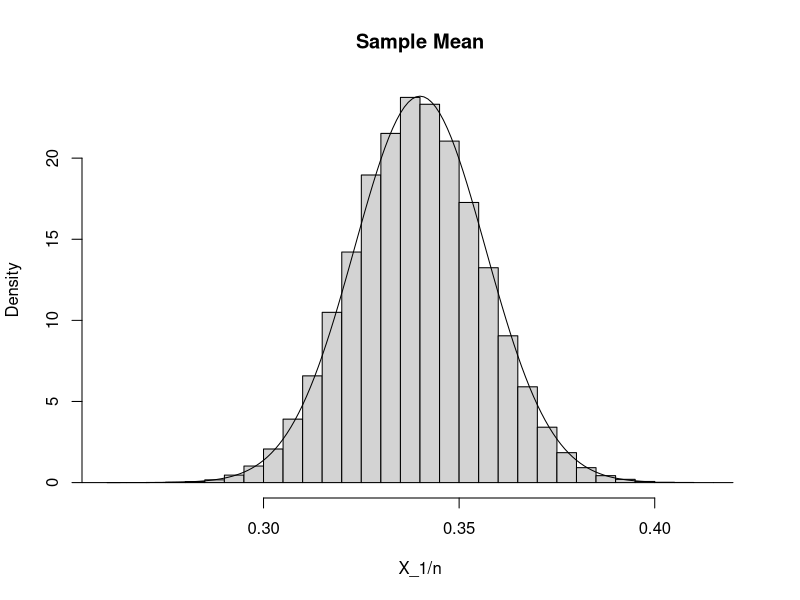
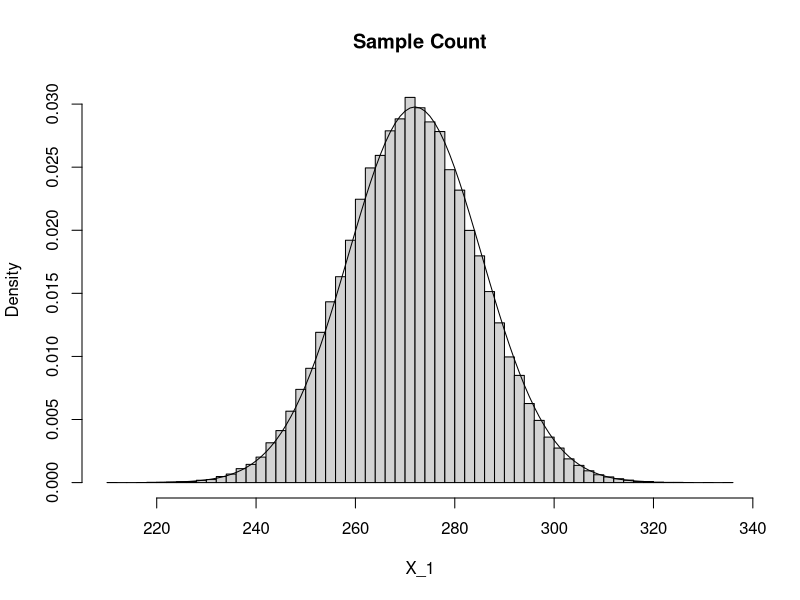
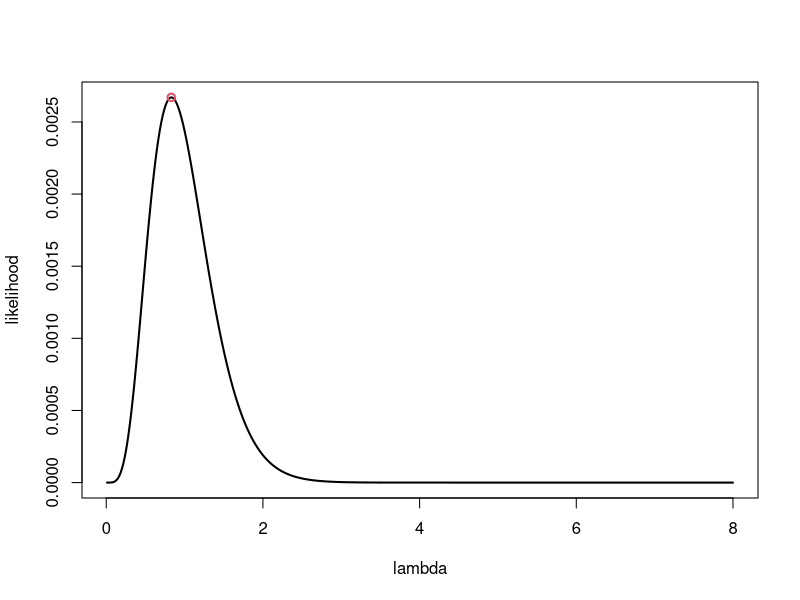
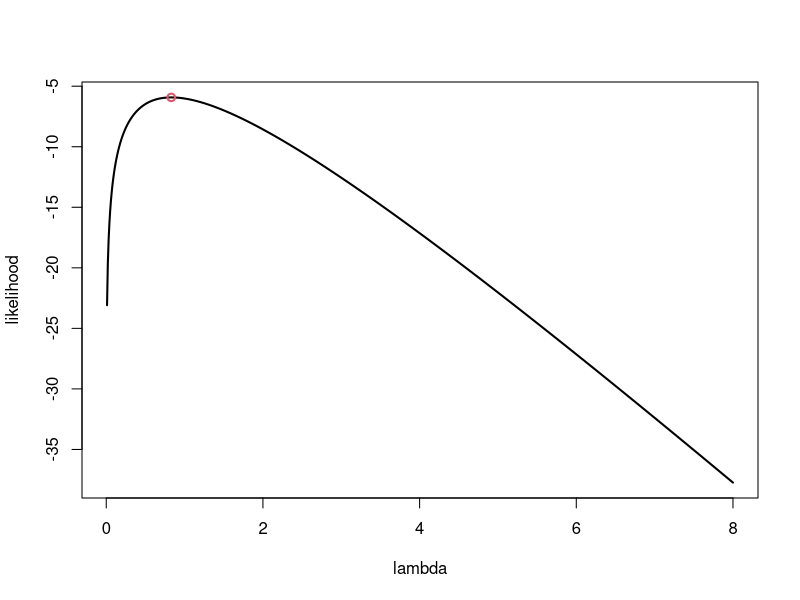
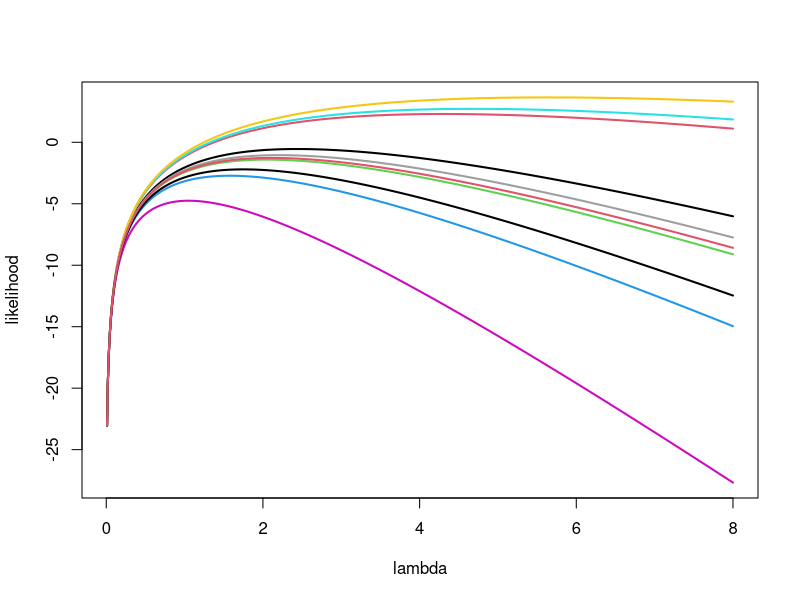
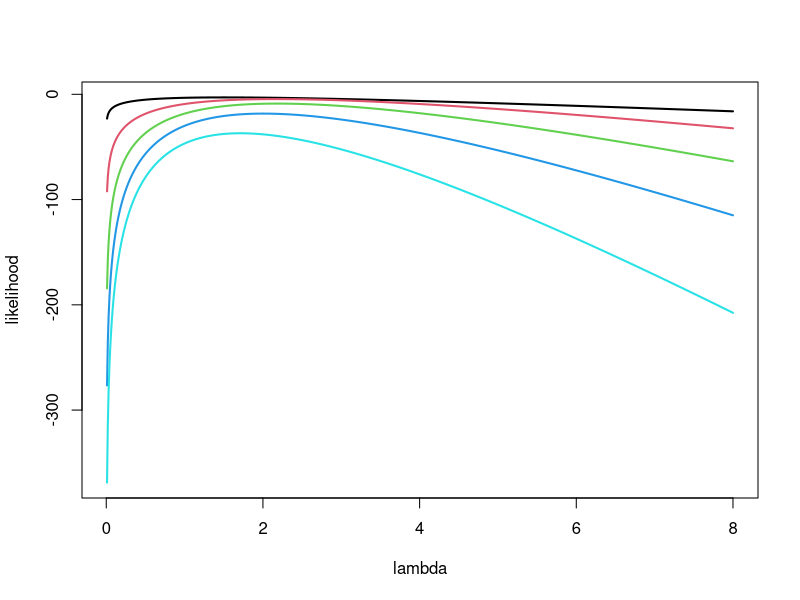
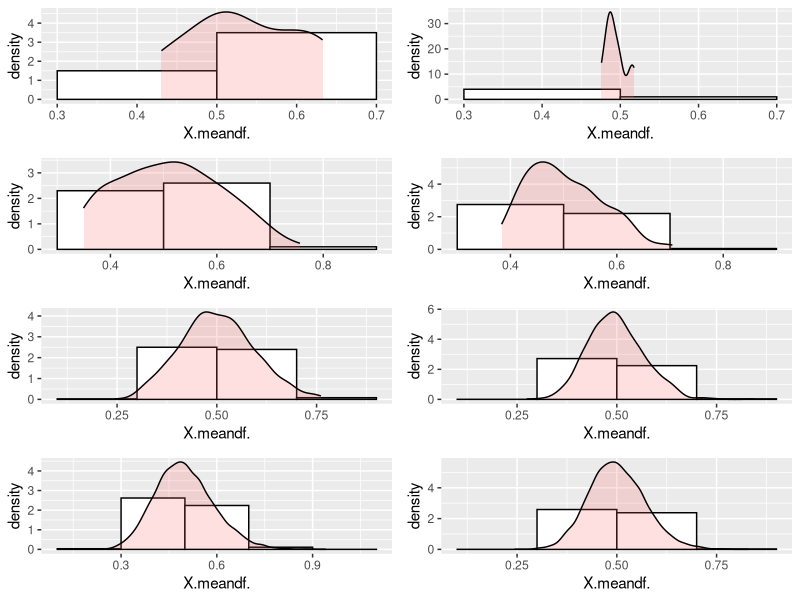
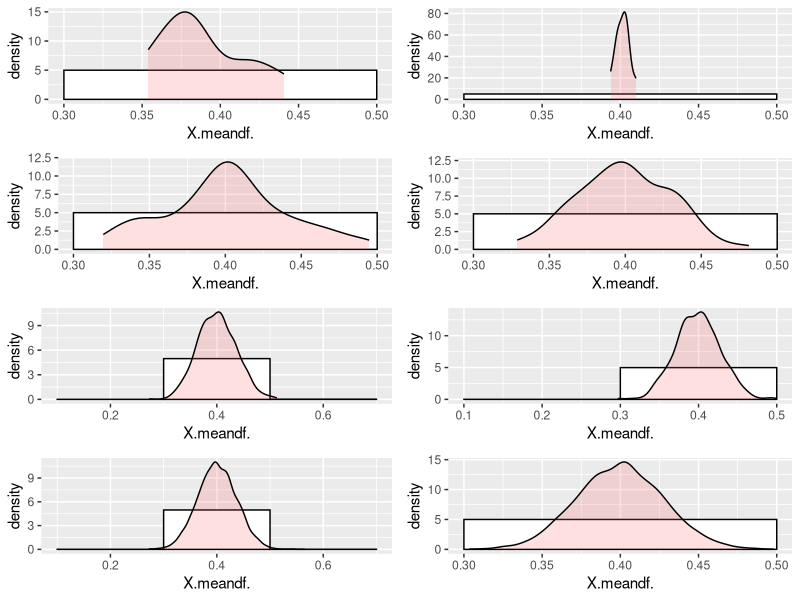

The R script that drew these images, in order:
## ---- chunk 1
pbinom(290,800,0.34) - pbinom(250,800,0.34)
## ---- chunk 2
library(ggplot2)
N=100000
n=800
p=0.34
X_1=rbinom(N,n,p)
hist(X_1/n,breaks=30,prob=T,main="Sample Mean")
lines(seq(0.25,0.40,by=0.001),dnorm(seq(0.25,0.40,by=0.001),p,sqrt(p*(1-p)/n)),type='l')

hist(X_1,breaks=50,prob=T,main="Sample Count")
lines(seq(220,320,by=1),dnorm(seq(220,320,by=1),n*p,sqrt(n*p*(1-p))),type='l')
## ---- chunk 3
likeli_exp=function(lambda, x){
  (lambda^length(x))*exp(-lambda*sum(x))
}
## ---- chunk 4
X.2=rexp(5,2)
## ---- chunk 5
t=seq(0.01,8,by=0.01)

y.2<-sapply(t,function(t){likeli_exp(t,X.2)})

plot(t,y.2,xlab='lambda',ylab='likelihood',type='l',lwd=2)
l0=t[which.max(y.2)]
print(l0)
points(l0,likeli_exp(l0,X.2),lwd=2,col=2)
## ---- chunk 6
plot(t,log(y.2),xlab='lambda',ylab='likelihood',type='l',lwd=2)
points(l0,log(likeli_exp(l0,X.2)),lwd=2,col=2)
## ---- chunk 7
X.2=matrix(rexp(50,2),nrow=5)
record_likeli = matrix(NA, nrow=ncol(X.2), ncol=length(t))

for (j in 1:ncol(X.2)){
  x0<-X.2[,j]
  record_likeli[j,]<-sapply(t,function(t){likeli_exp(t,x0)})
}

plot(t,log(record_likeli[1,]),xlab='lambda',ylab='likelihood',type='l',lwd=2,col=1,ylim=c(log(min(record_likeli)),log(max(record_likeli))))
for(j in 2:10){
  lines(t,log(record_likeli[j,]),lwd=2,col=j)
}
## ---- chunk 8
mysize=c(5,20,40,60,80)
X.2=matrix(rexp(5*80,2),nrow=80)
record_likeli = matrix(NA, nrow=ncol(X.2), ncol=length(t))

for (j in 1:ncol(X.2)){
  x0<-X.2[1:mysize[j],j]
  record_likeli[j,]<-sapply(t,function(t){likeli_exp(t,x0)})
}

plot(t,log(record_likeli[1,]),xlab='lambda',ylab='likelihood',type='l',lwd=2,col=1,ylim=c(log(min(record_likeli)),log(max(record_likeli))))
for(j in 2:5){
  lines(t,log(record_likeli[j,]),lwd=2,col=j)
}
## ---- chunk 9
library(ggplot2)
myCLT_gamma = function(myshape=1,myrate=1,mysize=1,samples=1){
  mydf = data.frame(s1=rep(NA,mysize))
  
  for(j in 1:samples){
    mydf[,j] = (rgamma(mysize, myshape, myrate))
  }
  
  meandf <- apply(mydf, FUN = mean, MARGIN=1)
  
  colnames(meandf)<-NULL
  meandf2<-data.frame((meandf))
  
  return(ggplot(meandf2, aes(X.meandf.)) +
    geom_histogram(aes(y=..density..),
                   binwidth=0.2,
                   colour='black',fill='white')+
    geom_density(alpha=0.2,fill="#FF6666"))
}

plot1 = myCLT_gamma(1,2,10,30)
plot2 = myCLT_gamma(1,2,10,1000)
plot3 = myCLT_gamma(1,2,100,30)
plot4 = myCLT_gamma(1,2,100,50)
plot5 = myCLT_gamma(1,2,1000,30)
plot6 = myCLT_gamma(1,2,1000,50)
plot7 = myCLT_gamma(1,2,10000,30)
plot8 = myCLT_gamma(1,2,10000,50)

require(gridExtra)

grid.arrange(plot1,plot2,plot3,plot4,plot5,plot6,plot7,plot8,ncol=2,nrow=4)
## ---- chunk 10
myCLT_beta = function(myshape1=1,myshape2=1,mysize=1,samples=1){
  mydf = data.frame(s1=rep(NA,mysize))
  
  for(j in 1:samples){
    mydf[,j] = (rbeta(mysize, myshape1, myshape2))
  }
  
  meandf <- apply(mydf, FUN = mean, MARGIN=1)
  
  colnames(meandf)<-NULL
  meandf2<-data.frame((meandf))
  
  return(ggplot(meandf2, aes(X.meandf.)) +
    geom_histogram(aes(y=..density..),
                   binwidth=0.2,
                   colour='black',fill='white')+
    geom_density(alpha=0.2,fill="#FF6666"))
}

plot1 = myCLT_beta(2,3,10,30)
plot2 = myCLT_beta(2,3,10,1000)
plot3 = myCLT_beta(2,3,100,30)
plot4 = myCLT_beta(2,3,100,50)
plot5 = myCLT_beta(2,3,1000,30)
plot6 = myCLT_beta(2,3,1000,50)
plot7 = myCLT_beta(2,3,10000,30)
plot8 = myCLT_beta(2,3,10000,50)

require(gridExtra)

grid.arrange(plot1,plot2,plot3,plot4,plot5,plot6,plot7,plot8,ncol=2,nrow=4)
## ---- chunk 11
myCLT_unif = function(mymin=0,mymax=1,mysize=1,samples=1){
  mydf = data.frame(s1=rep(NA,mysize))
  
  for(j in 1:samples){
    mydf[,j] = (runif(mysize, mymin, mymax))
  }
  
  meandf <- apply(mydf, FUN = mean, MARGIN=1)
  
  colnames(meandf)<-NULL
  meandf2<-data.frame((meandf))
  
  return(ggplot(meandf2, aes(X.meandf.)) +
    geom_histogram(aes(y=..density..),
                   binwidth=0.2,
                   colour='black',fill='white')+
    geom_density(alpha=0.2,fill="#FF6666"))
}

plot1 = myCLT_unif(0,1,10,30)
plot2 = myCLT_unif(0,1,10,1000)
plot3 = myCLT_unif(0,1,100,30)
plot4 = myCLT_unif(0,1,100,50)
plot5 = myCLT_unif(0,1,1000,30)
plot6 = myCLT_unif(0,1,1000,50)
plot7 = myCLT_unif(0,1,10000,30)
plot8 = myCLT_unif(0,1,10000,50)

require(gridExtra)

grid.arrange(plot1,plot2,plot3,plot4,plot5,plot6,plot7,plot8,ncol=2,nrow=4)
